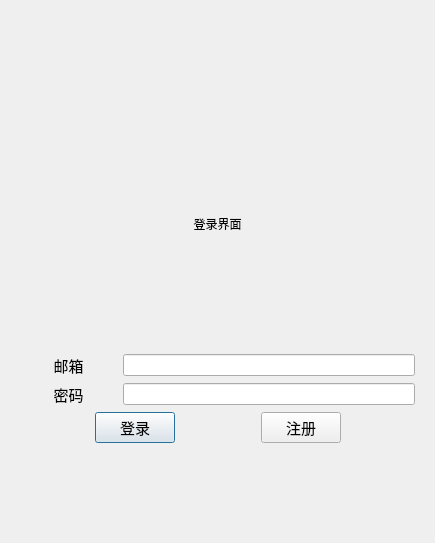
<?xml version="1.0" encoding="UTF-8"?>
<ui version="4.0">
 <class>Dialog</class>
 <widget class="QDialog" name="Dialog">
  <property name="geometry">
   <rect>
    <x>0</x>
    <y>0</y>
    <width>435</width>
    <height>543</height>
   </rect>
  </property>
  <property name="sizePolicy">
   <sizepolicy hsizetype="Preferred" vsizetype="Preferred">
    <horstretch>0</horstretch>
    <verstretch>0</verstretch>
   </sizepolicy>
  </property>
  <property name="windowTitle">
   <string>Dialog</string>
  </property>
  <layout class="QVBoxLayout" name="verticalLayout_2">
   <item>
    <spacer name="verticalSpacer">
     <property name="orientation">
      <enum>Qt::Vertical</enum>
     </property>
     <property name="sizeType">
      <enum>QSizePolicy::Fixed</enum>
     </property>
     <property name="sizeHint" stdset="0">
      <size>
       <width>20</width>
       <height>80</height>
      </size>
     </property>
    </spacer>
   </item>
   <item>
    <widget class="QWidget" name="widget" native="true">
     <layout class="QVBoxLayout" name="verticalLayout">
      <item>
       <layout class="QHBoxLayout" name="horizontalLayout_5">
        <item>
         <widget class="QLabel" name="label_4">
          <property name="text">
           <string>登录界面</string>
          </property>
          <property name="alignment">
           <set>Qt::AlignCenter</set>
          </property>
         </widget>
        </item>
       </layout>
      </item>
      <item>
       <layout class="QHBoxLayout" name="horizontalLayout" stretch="1,3">
        <item>
         <widget class="QLabel" name="label">
          <property name="font">
           <font>
            <pointsize>11</pointsize>
           </font>
          </property>
          <property name="text">
           <string>邮箱</string>
          </property>
          <property name="alignment">
           <set>Qt::AlignCenter</set>
          </property>
         </widget>
        </item>
        <item>
         <widget class="QLineEdit" name="lineEdit_2"/>
        </item>
       </layout>
      </item>
      <item>
       <layout class="QHBoxLayout" name="horizontalLayout_2" stretch="1,3">
        <item>
         <widget class="QLabel" name="label_2">
          <property name="font">
           <font>
            <pointsize>11</pointsize>
           </font>
          </property>
          <property name="text">
           <string>密码</string>
          </property>
          <property name="alignment">
           <set>Qt::AlignCenter</set>
          </property>
         </widget>
        </item>
        <item>
         <widget class="QLineEdit" name="lineEdit_3"/>
        </item>
       </layout>
      </item>
      <item>
       <layout class="QHBoxLayout" name="horizontalLayout_4">
        <item>
         <spacer name="horizontalSpacer_2">
          <property name="orientation">
           <enum>Qt::Horizontal</enum>
          </property>
          <property name="sizeHint" stdset="0">
           <size>
            <width>40</width>
            <height>20</height>
           </size>
          </property>
         </spacer>
        </item>
        <item>
         <widget class="QPushButton" name="loginBtn">
          <property name="font">
           <font>
            <pointsize>11</pointsize>
           </font>
          </property>
          <property name="text">
           <string>登录</string>
          </property>
         </widget>
        </item>
        <item>
         <spacer name="horizontalSpacer">
          <property name="orientation">
           <enum>Qt::Horizontal</enum>
          </property>
          <property name="sizeType">
           <enum>QSizePolicy::Fixed</enum>
          </property>
          <property name="sizeHint" stdset="0">
           <size>
            <width>80</width>
            <height>20</height>
           </size>
          </property>
         </spacer>
        </item>
        <item>
         <widget class="QPushButton" name="registerBtn">
          <property name="font">
           <font>
            <pointsize>11</pointsize>
           </font>
          </property>
          <property name="text">
           <string>注册</string>
          </property>
         </widget>
        </item>
        <item>
         <spacer name="horizontalSpacer_3">
          <property name="orientation">
           <enum>Qt::Horizontal</enum>
          </property>
          <property name="sizeHint" stdset="0">
           <size>
            <width>40</width>
            <height>20</height>
           </size>
          </property>
         </spacer>
        </item>
       </layout>
      </item>
      <item>
       <spacer name="verticalSpacer_2">
        <property name="orientation">
         <enum>Qt::Vertical</enum>
        </property>
        <property name="sizeType">
         <enum>QSizePolicy::Fixed</enum>
        </property>
        <property name="sizeHint" stdset="0">
         <size>
          <width>20</width>
          <height>80</height>
         </size>
        </property>
       </spacer>
      </item>
     </layout>
    </widget>
   </item>
  </layout>
 </widget>
 <resources/>
 <connections/>
</ui>
